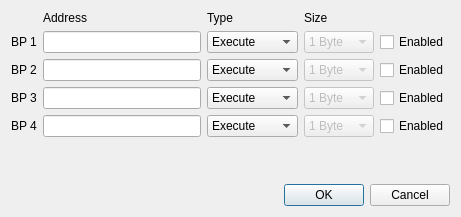
<?xml version="1.0" encoding="UTF-8"?>
<ui version="4.0">
 <author>Evan Teran</author>
 <class>HardwareBreakpoints::DialogHWBreakpoints</class>
 <widget class="QDialog" name="DialogHWBreakpoints">
  <property name="geometry">
   <rect>
    <x>0</x>
    <y>0</y>
    <width>461</width>
    <height>217</height>
   </rect>
  </property>
  <property name="windowTitle">
   <string>Hardware Breakpoints</string>
  </property>
  <layout class="QGridLayout">
   <item row="0" column="1">
    <widget class="QLabel" name="label_2">
     <property name="text">
      <string>Address</string>
     </property>
    </widget>
   </item>
   <item row="0" column="2">
    <widget class="QLabel" name="label_4">
     <property name="text">
      <string>Type</string>
     </property>
    </widget>
   </item>
   <item row="0" column="3">
    <widget class="QLabel" name="label_3">
     <property name="text">
      <string>Size</string>
     </property>
    </widget>
   </item>
   <item row="1" column="0">
    <widget class="QLabel" name="label">
     <property name="text">
      <string>BP 1</string>
     </property>
    </widget>
   </item>
   <item row="1" column="1">
    <widget class="QLineEdit" name="txtBP1">
     <property name="font">
      <font>
       <family>Monospace</family>
      </font>
     </property>
    </widget>
   </item>
   <item row="1" column="2">
    <widget class="QComboBox" name="cmbType1">
     <item>
      <property name="text">
       <string>Execute</string>
      </property>
     </item>
     <item>
      <property name="text">
       <string>Write</string>
      </property>
     </item>
     <item>
      <property name="text">
       <string>Read/Write</string>
      </property>
     </item>
    </widget>
   </item>
   <item row="1" column="3">
    <widget class="QComboBox" name="cmbSize1">
     <property name="enabled">
      <bool>false</bool>
     </property>
     <item>
      <property name="text">
       <string>1 Byte</string>
      </property>
     </item>
     <item>
      <property name="text">
       <string>2 Bytes</string>
      </property>
     </item>
     <item>
      <property name="text">
       <string>4 Bytes</string>
      </property>
     </item>
    </widget>
   </item>
   <item row="1" column="4">
    <widget class="QCheckBox" name="chkBP1">
     <property name="text">
      <string>Enabled</string>
     </property>
    </widget>
   </item>
   <item row="2" column="0">
    <widget class="QLabel" name="label_5">
     <property name="text">
      <string>BP 2</string>
     </property>
    </widget>
   </item>
   <item row="2" column="1">
    <widget class="QLineEdit" name="txtBP2">
     <property name="font">
      <font>
       <family>Monospace</family>
      </font>
     </property>
    </widget>
   </item>
   <item row="2" column="2">
    <widget class="QComboBox" name="cmbType2">
     <item>
      <property name="text">
       <string>Execute</string>
      </property>
     </item>
     <item>
      <property name="text">
       <string>Write</string>
      </property>
     </item>
     <item>
      <property name="text">
       <string>Read/Write</string>
      </property>
     </item>
    </widget>
   </item>
   <item row="2" column="3">
    <widget class="QComboBox" name="cmbSize2">
     <property name="enabled">
      <bool>false</bool>
     </property>
     <item>
      <property name="text">
       <string>1 Byte</string>
      </property>
     </item>
     <item>
      <property name="text">
       <string>2 Bytes</string>
      </property>
     </item>
     <item>
      <property name="text">
       <string>4 Bytes</string>
      </property>
     </item>
    </widget>
   </item>
   <item row="2" column="4">
    <widget class="QCheckBox" name="chkBP2">
     <property name="text">
      <string>Enabled</string>
     </property>
    </widget>
   </item>
   <item row="3" column="0">
    <widget class="QLabel" name="label_6">
     <property name="text">
      <string>BP 3</string>
     </property>
    </widget>
   </item>
   <item row="3" column="1">
    <widget class="QLineEdit" name="txtBP3">
     <property name="font">
      <font>
       <family>Monospace</family>
      </font>
     </property>
    </widget>
   </item>
   <item row="3" column="2">
    <widget class="QComboBox" name="cmbType3">
     <item>
      <property name="text">
       <string>Execute</string>
      </property>
     </item>
     <item>
      <property name="text">
       <string>Write</string>
      </property>
     </item>
     <item>
      <property name="text">
       <string>Read/Write</string>
      </property>
     </item>
    </widget>
   </item>
   <item row="3" column="3">
    <widget class="QComboBox" name="cmbSize3">
     <property name="enabled">
      <bool>false</bool>
     </property>
     <item>
      <property name="text">
       <string>1 Byte</string>
      </property>
     </item>
     <item>
      <property name="text">
       <string>2 Bytes</string>
      </property>
     </item>
     <item>
      <property name="text">
       <string>4 Bytes</string>
      </property>
     </item>
    </widget>
   </item>
   <item row="3" column="4">
    <widget class="QCheckBox" name="chkBP3">
     <property name="text">
      <string>Enabled</string>
     </property>
    </widget>
   </item>
   <item row="4" column="0">
    <widget class="QLabel" name="label_7">
     <property name="text">
      <string>BP 4</string>
     </property>
    </widget>
   </item>
   <item row="4" column="1">
    <widget class="QLineEdit" name="txtBP4">
     <property name="font">
      <font>
       <family>Monospace</family>
      </font>
     </property>
    </widget>
   </item>
   <item row="4" column="2">
    <widget class="QComboBox" name="cmbType4">
     <item>
      <property name="text">
       <string>Execute</string>
      </property>
     </item>
     <item>
      <property name="text">
       <string>Write</string>
      </property>
     </item>
     <item>
      <property name="text">
       <string>Read/Write</string>
      </property>
     </item>
    </widget>
   </item>
   <item row="4" column="3">
    <widget class="QComboBox" name="cmbSize4">
     <property name="enabled">
      <bool>false</bool>
     </property>
     <item>
      <property name="text">
       <string>1 Byte</string>
      </property>
     </item>
     <item>
      <property name="text">
       <string>2 Bytes</string>
      </property>
     </item>
     <item>
      <property name="text">
       <string>4 Bytes</string>
      </property>
     </item>
    </widget>
   </item>
   <item row="4" column="4">
    <widget class="QCheckBox" name="chkBP4">
     <property name="text">
      <string>Enabled</string>
     </property>
    </widget>
   </item>
   <item row="5" column="1">
    <spacer>
     <property name="orientation">
      <enum>Qt::Vertical</enum>
     </property>
     <property name="sizeHint" stdset="0">
      <size>
       <width>20</width>
       <height>40</height>
      </size>
     </property>
    </spacer>
   </item>
   <item row="6" column="2" colspan="3">
    <widget class="QDialogButtonBox" name="buttonBox">
     <property name="orientation">
      <enum>Qt::Horizontal</enum>
     </property>
     <property name="standardButtons">
      <set>QDialogButtonBox::Cancel|QDialogButtonBox::Ok</set>
     </property>
    </widget>
   </item>
  </layout>
 </widget>
 <resources/>
 <connections>
  <connection>
   <sender>buttonBox</sender>
   <signal>accepted()</signal>
   <receiver>DialogHWBreakpoints</receiver>
   <slot>accept()</slot>
   <hints>
    <hint type="sourcelabel">
     <x>248</x>
     <y>254</y>
    </hint>
    <hint type="destinationlabel">
     <x>157</x>
     <y>274</y>
    </hint>
   </hints>
  </connection>
  <connection>
   <sender>buttonBox</sender>
   <signal>rejected()</signal>
   <receiver>DialogHWBreakpoints</receiver>
   <slot>reject()</slot>
   <hints>
    <hint type="sourcelabel">
     <x>316</x>
     <y>260</y>
    </hint>
    <hint type="destinationlabel">
     <x>286</x>
     <y>274</y>
    </hint>
   </hints>
  </connection>
 </connections>
</ui>
